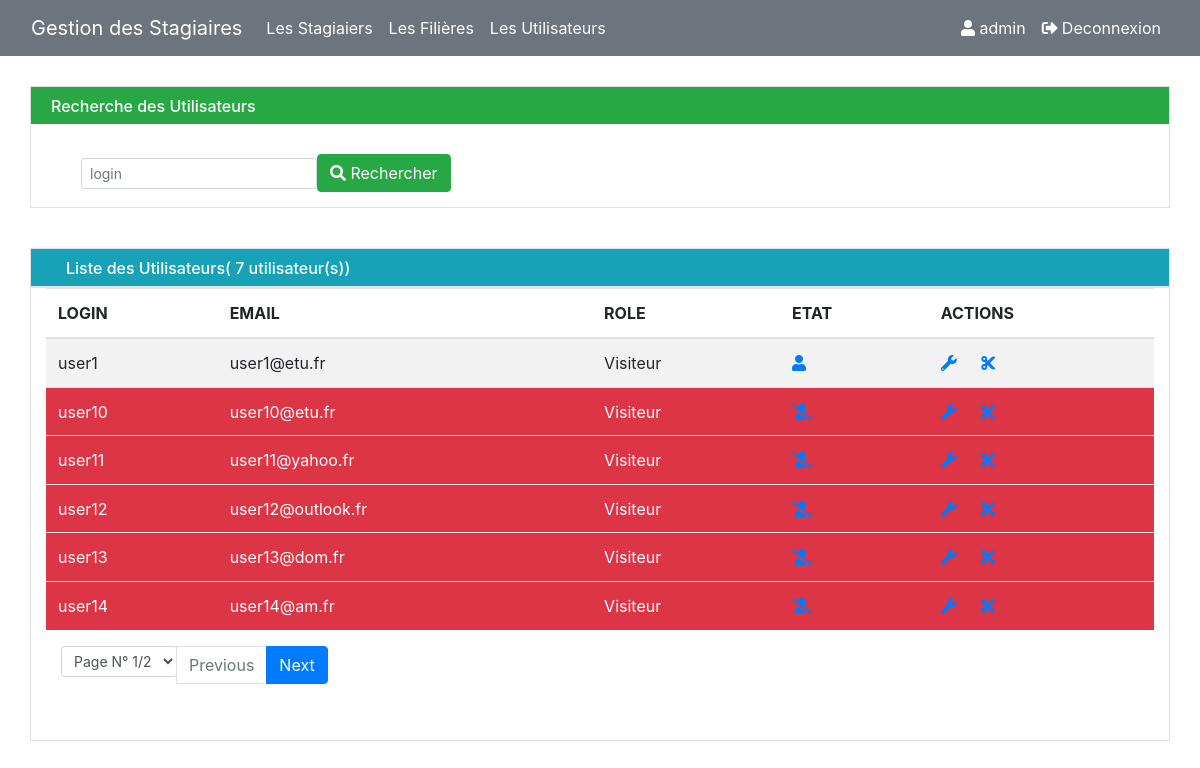
The page /pages/utilisateurs.php?login=user1 (signed in) on the database its author committed.
### tables this page shows
CREATE TABLE `Utilisateur` (
  `login` varchar(50) NOT NULL,
  `email` varchar(255) NOT NULL,
  `role` varchar(255) NOT NULL,
  `etat` tinyint(1) NOT NULL,
  `pwd` varchar(250) NOT NULL
);

### pages/utilisateurs.php (the view, shortened to what this page needs)
<?php
    try {
        require_once("connBD.php");
        $limite = isset($_GET['limite'])?$_GET['limite']:6;
		$page = isset($_GET['page']) ? $_GET['page']:1;
        $start = ($page-1) * $limite;
        $login = isset($_GET['login'])?htmlentities(addslashes($_GET['login'])):"";
        $req2 = "SELECT *FROM Utilisateur ORDER BY etat DESC LIMIT $start,$limite";
        $req = "SELECT *FROM Utilisateur";
        if (!empty ($login)) {
            $req2 = "SELECT *FROM Utilisateur WHERE login LIKE '%$login%' ORDER BY etat DESC LIMIT $start,$limite";
            $req = "SELECT *FROM Utilisateur WHERE login LIKE '%$login%'";
        }
        $res = $base -> query ($req);
        $resultat = $base -> query ($req2);
        $nbr = $res -> rowCount ();
        $reste = $nbr%$limite;
		$nbrPage = $reste == 0 ? ($nbr/$limite):floor($nbr/$limite) + 1;
    } catch (EXCEPTION $e) {
		die ('Erreur : '.$e->getMessage ());
	} finally {
		$base = null;
	}
?>
<!DOCTYPE html>
<html lang="en">
	<head>
	  <link rel="stylesheet" href="https://use.fontawesome.com/releases/v5.7.0/css/all.css">
	  <link rel="stylesheet" href="https://maxcdn.bootstrapcdn.com/bootstrap/4.5.2/css/bootstrap.min.css">
	</head>
	<body>
		<?php
			include ('menu.php');
		?>
		<div class="container border" style="margin-top:30px;padding-bottom:15px">
            <div class="row bg-success text-white">
				<h6 style="margin-top:10px;margin-left:20px">Recherche des Utilisateurs</h6>
			</div>
            <div class="row" style="margin-top:30px;margin-left:20px">
				<div class="col-8">
				   <form class="form-inline" method="GET" name="search" onsubmit="return verif()" action="utilisateurs.php">
				  	   <input type="text" class="form-control form-control-sm" placeholder="login" name="login" id="login">
					   <button type="submit" class="btn btn-success">
							<i class="fas fa-search"></i> Rechercher
					   </button>
				   </form>
				</div>
			</div>
        </div>
        <div class="container border bg-info text-white" style="margin-top:40px">
			    <h6 style="margin-top:10px;margin-left:20px">Liste des Utilisateurs(<?php echo " $nbr ";?>utilisateur(s))</h6>
		</div>
        <div class="container border" style="padding-bottom:40px">
			<table class="table table-striped table-hover">
				<thead class="bg-muted">
					<tr>
						<th><?php echo strtoupper("login") ;?></th>
						<th><?php echo strtoupper("email") ;?></th>
						<th><?php echo strtoupper("role") ;?></th>
						<th><?php echo strtoupper("etat") ;?></th>
                        <th><?php echo strtoupper("Actions") ;?></th>
					</tr>
				</thead>
				<tbody>
                    <?php
                        while ($don = $resultat -> fetch ()) {
                            $login = $don ['login'];
                            $email = $don ['email'];
                            $role = $don ['role'];
                            $etat = $don ['etat'];
                            ?>
                            <tr class="<?php echo $etat == 1? 'bg-muted':'bg-danger text-white';?>">
                                <td><?php echo $login;?></td>
                                <td><?php echo $email;?></td>
                                <td><?php echo $role;?></td>
                                <td>
								<?php if ($_SESSION['user']['role'] == "Admin") {?>
									<a href="ActDeactive.php?log=<?php echo $login;?>&etat=<?php echo $etat;?>">
                                   	 	<?php
                                        	if ($etat == 0) echo "<i class=\"fas fa-user-slash\"></i>";
                                       		 else if ($etat == 1) echo "<i class=\"fas fa-user\"></i>";
                                    	?>
									</a>
								<?php } else if ($_SESSION['user']['role'] == "Visiteur") {
										if ($_SESSION['user']['login'] == $login) {?>
												<a href="ActDeactive.php?log=<?php echo $login;?>&etat=<?php echo $etat;?>">
													<?php
														if ($etat == 0) echo "<i class=\"fas fa-user-slash\"></i>";
														else if ($etat == 1) echo "<i class=\"fas fa-user\"></i>";
													?>
												</a>
										<?php } else {?>
												<a href="">
													<?php
														if ($etat == 0) echo "<i class=\"fas fa-user-slash\"></i>";
														else if ($etat == 1) echo "<i class=\"fas fa-user\"></i>";
													?>
												</a>
										<?php }
									}
								?>
                                </td>
								<?php if ($_SESSION['user']['role'] == "Admin") {?>
									<td><a href="editerUser.php?log=<?php echo $login;?>&email=<?php echo $email;?>&role=<?php echo $role;?>&etat=<?php
										echo $etat;?>" onclick=
										"return confirm('Attention voulez vous vraiment le modifier?')"><i class="fas fa-wrench"></i>
										</a>
										<a href="supprimerUser.php?log=<?php echo $login;?>" onclick="
											return confirm('Attention voulez vous vraiment le Suprimer?')"><i class="fas fa-cut" style="margin-left:20px"></i>
										</a>
									</td>
								<?php } else if ($_SESSION['user']['role'] == "Visiteur" && $_SESSION['user']['login'] == $login) {?>
										<td><a href="editerUser.php?log=<?php echo $login;?>&email=<?php echo $email;?>&role=<?php echo $role;?>&etat=<?php
											echo $etat;?>" onclick=
											"return confirm('Attention voulez vous vraiment le modifier?')"><i class="fas fa-wrench"></i>
											</a>
											<a href="supprimerUser.php?log=<?php echo $login;?>" onclick="
												return confirm('Attention voulez vous vraiment le Suprimer?')"><i class="fas fa-cut" style="margin-left:20px"></i>
											</a>
										</td>
								<?php }
								?>
                            <tr>
                        <?php }
                        ?>
                </tbody>
            </table>
            <div class="container-fluid">
					<ul class="pagination">
						<li class="page-item">
						<?php
								$log = isset($_GET['login'])?htmlentities(addslashes($_GET['login'])):"";
							echo "<select id =\"sel\" class=\"form-control form-control-sm\" Placeholder=\"N°Page\" onchange=\"changeURL(this.value,'$log')\">";?>
									<option value=""><?php echo "Page N° ".$page."/".$nbrPage; ?></option>
							</select>
						</li>
						<li class="page-item <?php echo $page == 1? "disabled":"active";?>">
							<a class="page-link" href="utilisateurs.php?page=
							<?php echo (($page - 1) > 0) ? $page - 1 : $page;?>&login=
							<?php echo isset($_GET['login'])?htmlentities(addslashes($_GET['login'])):"";?>">Previous</a>
						</li>
						<li class="page-item <?php echo $page < $nbrPage ? "active":"disabled"; ?>">
							<a class="page-link" href="utilisateurs.php?page=<?php echo ($page + 1) <= $nbrPage ? $page + 1 : $page;?>&login=
							<?php echo isset($_GET['login'])?htmlentities(addslashes($_GET['login'])):"";?>">Next</a>
						</li>
					</ul>
                </div>
        </div>
	</body>
</html>

### rows shown on the page
utilisateur: login "user1", email "user1@etu.fr", role "Visiteur", etat 1 (drawn)
utilisateur: login "user10", email "user10@etu.fr", role "Visiteur", etat 0 (drawn)
utilisateur: login "user11", email "user11@yahoo.fr", role "Visiteur", etat 0 (drawn)
utilisateur: login "user12", email "user12@outlook.fr", role "Visiteur", etat 0 (drawn)
utilisateur: login "user13", email "user13@dom.fr", role "Visiteur", etat 0 (drawn)
utilisateur: login "user14", email "user14@am.fr", role "Visiteur", etat 0 (drawn)

### other values the page prints
$_SESSION['user']['login'] "admin"
$nbr "7"
